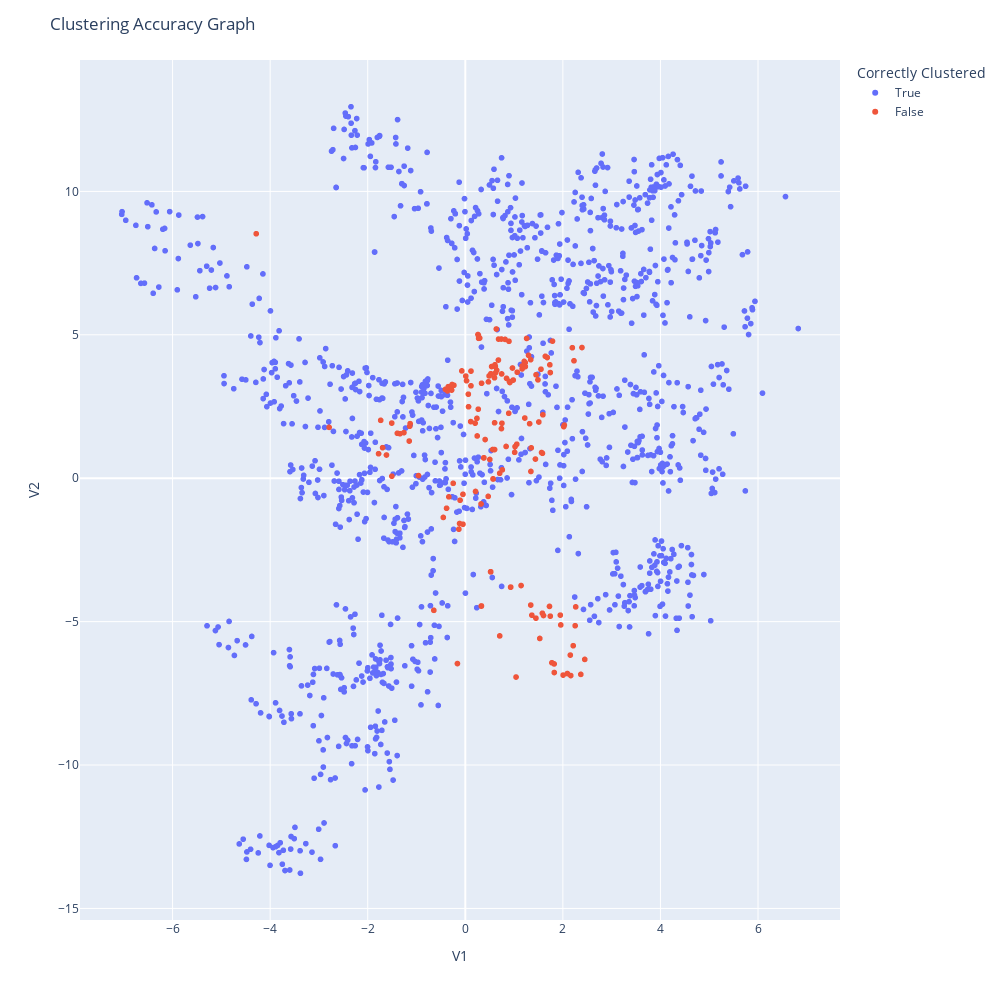

Notebook code for this chart:
### Markdown cell above
#### Plotting the data set with accuracy lables for data point on whether the K-Means model was able to correctly cluster that data point or not
##### The plot gives us a pretty good idea of the confidence level of the model. We can clearly see that except a few point on the borderline, most data points are correctly clustered

### Code cell
fig = px.scatter(data_with_accuracy,x="V1",y="V2",color="accurate",width=1000,height=1000)
fig.update_layout(legend_title_text="Correctly Clustered",title="Clustering Accuracy Graph")
fig.show()

### Figure 1 — Plotly figure (JSON) as saved in the notebook; plotly's stock layout.template omitted (floating-point values rounded to 4 significant figures; data arrays with more than 128 entries replaced by an {"elided": "..."} marker saying what was removed)
{"data": [{"hovertemplate": "accurate=True<br>V1=%{x}<br>V2=%{y}<extra></extra>", "legendgroup": "True", "marker": {"color": "#636efa", "symbol": "circle"}, "mode": "markers", "name": "True", "showlegend": true, "type": "scattergl", "x": {"elided": "1205 float values"}, "xaxis": "x", "y": {"elided": "1205 float values"}, "yaxis": "y"}, {"hovertemplate": "accurate=False<br>V1=%{x}<br>V2=%{y}<extra></extra>", "legendgroup": "False", "marker": {"color": "#EF553B", "symbol": "circle"}, "mode": "markers", "name": "False", "showlegend": true, "type": "scattergl", "x": {"elided": "167 float values"}, "xaxis": "x", "y": {"elided": "167 float values"}, "yaxis": "y"}], "layout": {"height": 1000, "legend": {"title": {"text": "Correctly Clustered"}, "tracegroupgap": 0}, "margin": {"t": 60}, "title": {"text": "Clustering Accuracy Graph"}, "width": 1000, "xaxis": {"anchor": "y", "autorange": true, "domain": [0, 1], "range": [-7.897, 7.68], "title": {"text": "V1"}, "type": "linear"}, "yaxis": {"anchor": "x", "autorange": true, "domain": [0, 1], "range": [-15.4, 14.58], "title": {"text": "V2"}, "type": "linear"}}}
